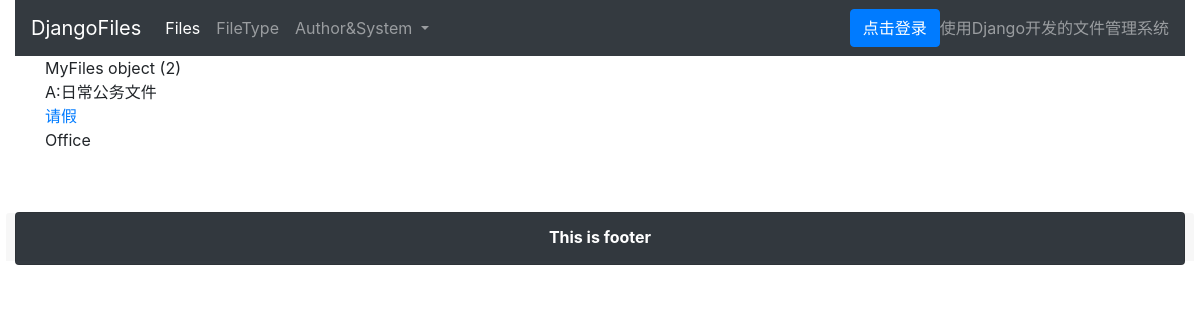
/file/files/detail/2/, run on the app's committed database.
### file_upload/models.py (models this page shows)
class MyFiles(models.Model):
    file_type = models.ForeignKey(to=FileType, on_delete=models.CASCADE,verbose_name='文件类型')
    file_name = models.CharField(max_length=500)
    file_exist_child_folder = models.CharField(max_length=500)

class FileType(models.Model):
    file_type_id = models.CharField(max_length=50, primary_key=True, verbose_name='文件类别编码')
    file_type_name = models.CharField(max_length=500, verbose_name='文件类别名称')
    file_type_describe = models.CharField(max_length=2000, verbose_name='文件类别描述')
    file_folder_name = models.CharField(max_length=50, default='')
    def __str__(self):
        return self.file_type_id + ':' + self.file_type_name

### file_upload/views.py (the view)
# urls.py: path('files/detail/<int:pk>/', MyFilesDetailView.as_view(), ),
class MyFilesDetailView(DetailView):
    model = MyFiles
    template_name = 'myfiles/detailview.html'
    context_object_name = 'model'

### file_upload/templates/myfiles/detailview.html
{% extends 'base.html' %}
{% block content %}
    <p>
        {{ model }}
        <br/>
        {{ model.file_type }}
        <br/>
        <a href="{% url 'download'  model.id %}">{{ model.file_name }}</a>
        <br/>
        {{ model.file_exist_child_folder }}
    </p>
{% endblock %}

### data on the page
MyFiles: id "MyFiles object (2)", file_type "A:日常公务文件", file_name "请假", file_exist_child_folder "Office"
